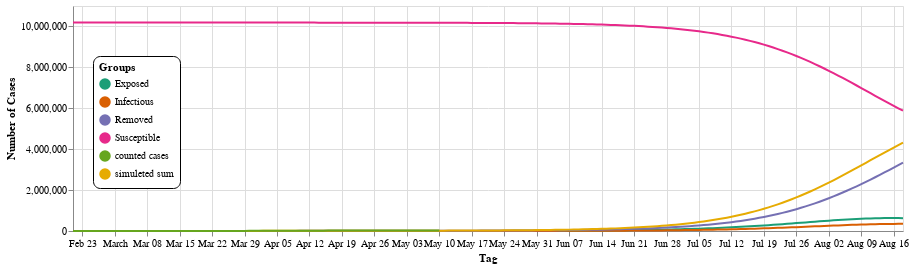

Notebook source saved alongside this figure:
### Markdown cell above
The flat curve shows that there will be few simultaneous infections thanks to the current restrictions. The health care system will cope with such a flat peak.

The curve will be more spectacular if the restrictions would end on May 3, increasing $ R_ {0} $ to before March 20:

### Code cell
chart = plot(prediction(prediction_days=100, r4=r0, r5=r0), legendY=50, height=225)
chart

### Figure 1 — Vega-Lite specification as saved in the notebook (floating-point values rounded to 4 significant figures; data arrays with more than 128 entries replaced by an {"elided": "..."} marker saying what was removed)
{"config": {"view": {"continuousWidth": 400, "continuousHeight": 300}}, "layer": [{"mark": {"type": "line", "point": false}, "encoding": {"color": {"type": "nominal", "field": "Type", "legend": {"cornerRadius": 7, "fillColor": "white", "legendX": 20, "legendY": 50, "orient": "none", "padding": 6, "strokeColor": "black", "title": "Groups"}, "scale": {"scheme": "dark2"}}, "x": {"type": "temporal", "field": "Tag", "title": "Tag"}, "y": {"type": "quantitative", "field": "Number of cases", "title": "Number of Cases"}}}, {"mark": "point", "encoding": {"opacity": {"value": 0}, "x": {"type": "temporal", "field": "Tag", "title": "Tag"}}, "selection": {"selector003": {"type": "single", "nearest": true, "on": "mouseover", "fields": ["Tag"], "empty": "none"}}}, {"mark": "point", "encoding": {"color": {"type": "nominal", "field": "Type", "legend": {"cornerRadius": 7, "fillColor": "white", "legendX": 20, "legendY": 50, "orient": "none", "padding": 6, "strokeColor": "black", "title": "Groups"}, "scale": {"scheme": "dark2"}}, "opacity": {"condition": {"value": 1, "selection": "selector003"}, "value": 0}, "x": {"type": "temporal", "field": "Tag", "title": "Tag"}, "y": {"type": "quantitative", "field": "Number of cases", "title": "Number of Cases"}}}, {"mark": {"type": "rule", "color": "gray"}, "encoding": {"x": {"type": "temporal", "field": "Tag", "title": "Tag"}}, "transform": [{"filter": {"selection": "selector003"}}]}, {"mark": {"type": "text", "align": "left", "dx": 4, "dy": -8}, "encoding": {"color": {"type": "nominal", "field": "Type", "legend": {"cornerRadius": 7, "fillColor": "white", "legendX": 20, "legendY": 50, "orient": "none", "padding": 6, "strokeColor": "black", "title": "Groups"}, "scale": {"scheme": "dark2"}}, "text": {"condition": {"type": "quantitative", "field": "Number of cases", "selection": "selector003"}, "value": " "}, "x": {"type": "temporal", "field": "Tag", "title": "Tag"}, "y": {"type": "quantitative", "field": "Number of cases", "title": "Number of Cases"}}}, {"mark": {"type": "text", "align": "left", "dx": 4, "dy": -8}, "encoding": {"color": {"value": "gray"}, "text": {"condition": {"type": "temporal", "field": "Tag", "selection": "selector003"}, "value": " "}, "x": {"type": "temporal", "field": "Tag", "title": "Tag"}, "y": {"value": 16}}, "transform": [{"filter": {"selection": "selector003"}}]}], "data": {"name": "data-6f5b32d0f6311ad44c8cc48da01938df"}, "height": 225, "width": 830, "$schema": "https://vega.github.io/schema/vega-lite/v4.8.1.json", "datasets": {"data-6f5b32d0f6311ad44c8cc48da01938df": {"elided": "980 records"}}}
